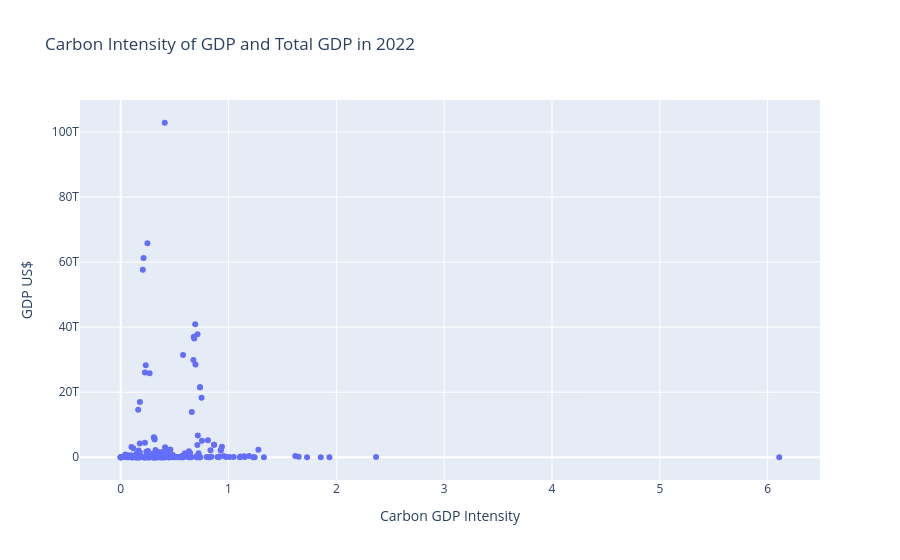

This figure's notebook cell:
### Code cell
# Plot an interactive scatter diagram of all countries (1)
fig101 = px.scatter(df101,
                    x = "Carbon GDP Intensity",
                    y = "GDP US$",
                    hover_data = ["Country Code"],
                    title = "Carbon Intensity of GDP and Total GDP in 2022")
fig101.show()

### Figure 1 — Plotly figure (JSON) as saved in the notebook; plotly's stock layout.template omitted (floating-point values rounded to 4 significant figures; data arrays with more than 128 entries replaced by an {"elided": "..."} marker saying what was removed)
{"data": [{"customdata": {"elided": "291x1 str values"}, "hovertemplate": "Carbon GDP Intensity=%{x}<br>GDP US$=%{y}<br>Country Code=%{customdata[0]}<extra></extra>", "legendgroup": "", "marker": {"color": "#636efa", "symbol": "circle"}, "mode": "markers", "name": "", "orientation": "v", "showlegend": false, "type": "scatter", "x": {"elided": "291 mixed values"}, "xaxis": "x", "y": {"elided": "291 mixed values"}, "yaxis": "y"}], "layout": {"legend": {"tracegroupgap": 0}, "title": {"text": "Carbon Intensity of GDP and Total GDP in 2022"}, "xaxis": {"anchor": "y", "domain": [0, 1], "title": {"text": "Carbon GDP Intensity"}}, "yaxis": {"anchor": "x", "domain": [0, 1], "title": {"text": "GDP US$"}}}}
